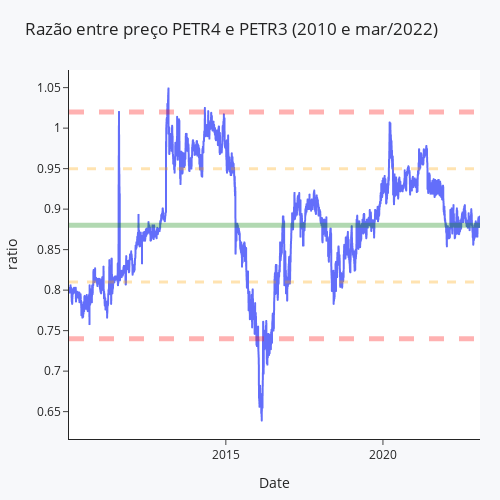

Write notebook code for a chart like this one.
### Code cell
fig = px.line(spread, x=spread.index, y=spread.ratio)

fig.add_hline(y=media_spread, line_width=5, line_color="green")
fig.add_hline(y=sd1_min_spread, line_width=3, line_dash="dash", line_color="orange")
fig.add_hline(y=sd1_max_spread, line_width=3, line_dash="dash", line_color="orange")
fig.add_hline(y=sd2_min_spread, line_width=5, line_dash="dash", line_color="red")
fig.add_hline(y=sd2_max_spread, line_width=5, line_dash="dash", line_color="red")

fig.update_layout(xaxis_rangeslider_visible=False, title_text='Razão entre preço PETR4 e PETR3 (2010 e mar/2022)',
                  paper_bgcolor="#f7f8fa", margin=dict(l=20, r=20, t=70, b=20),
                  template = 'simple_white',width=500,height=500)
fig.show()

### Figure 1 — Plotly figure (JSON) as saved in the notebook; plotly's stock layout.template omitted (floating-point values rounded to 4 significant figures; data arrays with more than 128 entries replaced by an {"elided": "..."} marker saying what was removed)
{"data": [{"hovertemplate": "Date=%{x}<br>ratio=%{y}<extra></extra>", "legendgroup": "", "line": {"color": "#636efa", "dash": "solid"}, "marker": {"symbol": "circle"}, "mode": "lines", "name": "", "showlegend": false, "type": "scattergl", "x": {"elided": "3249 str values"}, "xaxis": "x", "y": {"elided": "3249 float values"}, "yaxis": "y"}], "layout": {"height": 500, "legend": {"tracegroupgap": 0}, "margin": {"b": 20, "l": 20, "r": 20, "t": 70}, "paper_bgcolor": "#f7f8fa", "shapes": [{"line": {"color": "green", "width": 5}, "type": "line", "x0": 0, "x1": 1, "xref": "x domain", "y0": 0.88, "y1": 0.88, "yref": "y"}, {"line": {"color": "orange", "dash": "dash", "width": 3}, "type": "line", "x0": 0, "x1": 1, "xref": "x domain", "y0": 0.81, "y1": 0.81, "yref": "y"}, {"line": {"color": "orange", "dash": "dash", "width": 3}, "type": "line", "x0": 0, "x1": 1, "xref": "x domain", "y0": 0.95, "y1": 0.95, "yref": "y"}, {"line": {"color": "red", "dash": "dash", "width": 5}, "type": "line", "x0": 0, "x1": 1, "xref": "x domain", "y0": 0.74, "y1": 0.74, "yref": "y"}, {"line": {"color": "red", "dash": "dash", "width": 5}, "type": "line", "x0": 0, "x1": 1, "xref": "x domain", "y0": 1.02, "y1": 1.02, "yref": "y"}], "title": {"text": "Razão entre preço PETR4 e PETR3 (2010 e mar/2022)"}, "width": 500, "xaxis": {"anchor": "y", "domain": [0, 1], "rangeslider": {"visible": false}, "title": {"text": "Date"}}, "yaxis": {"anchor": "x", "domain": [0, 1], "title": {"text": "ratio"}}}}
